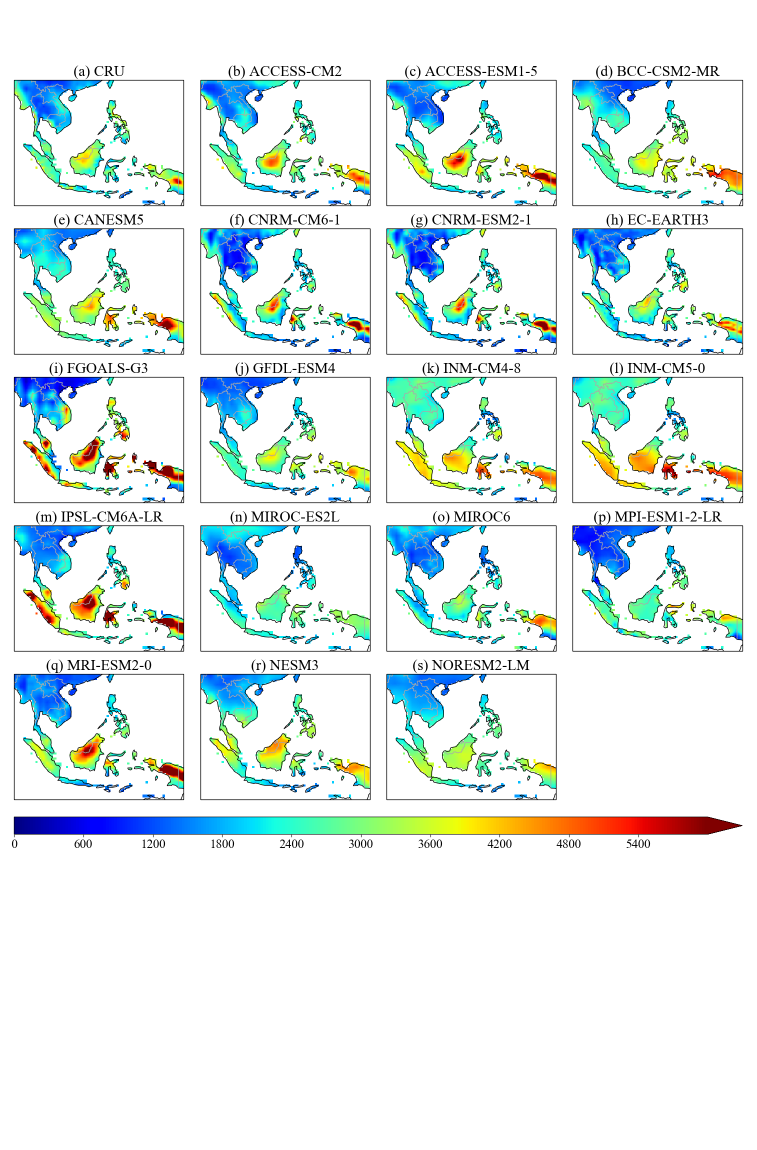
#> input picture plot_img/cmip6/cmip6_hist_pr.png, 1513 x 2300 px (shown at 1/2 size); its folder holds 4 pictures in this run
$ python crop_img.py
#> lines starting #> are read from the running program, lines starting #| are printed output that depends on the picture
#%%
from pathlib import Path
from PIL import Image,  ImageOps

paths = [i for i in Path(r'C:\Users\DEEP\PycharmProjects\NCFile\plot_img\cmip6').iterdir()
         if i.is_file()
         ]
for p in paths:
    img = Image.open(p)
#> img is the input picture: PIL image 1513x2300 RGB; mean R, G, B 226.1, 237.2, 235.8
    area = (0, 115, 0, 586)
    re = ImageOps.crop(img, area)
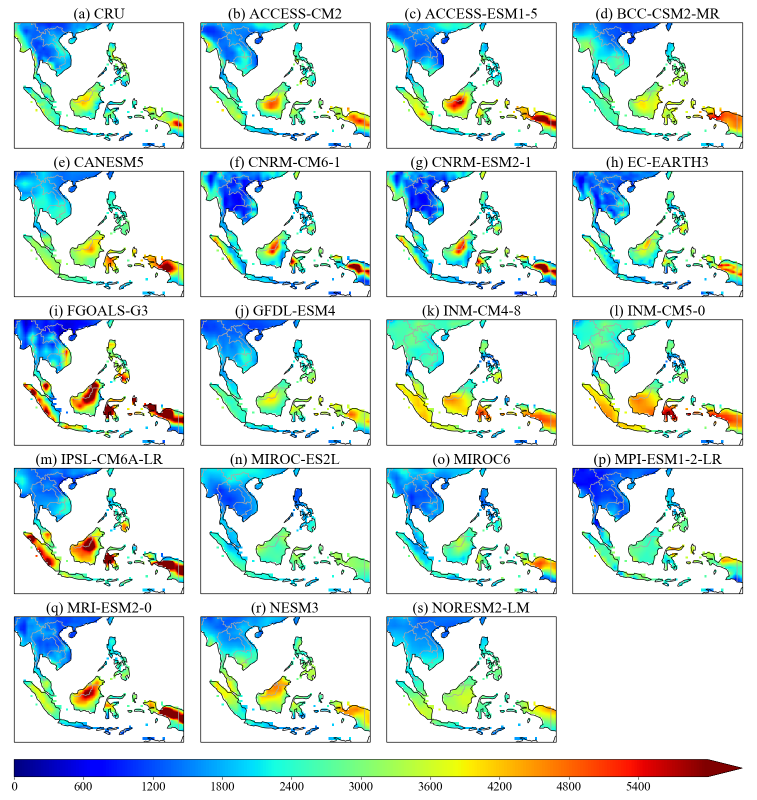
#> re: PIL image 1513x1599 RGB (shown at 1/2 size); mean R, G, B 213.4, 229.4, 227.4
    re.save(Path(r'C:\Users\DEEP\PycharmProjects\NCFile\plot_img\cmip6\cut') / p.name)
#> pass 2 of the loop `for p in paths:`:
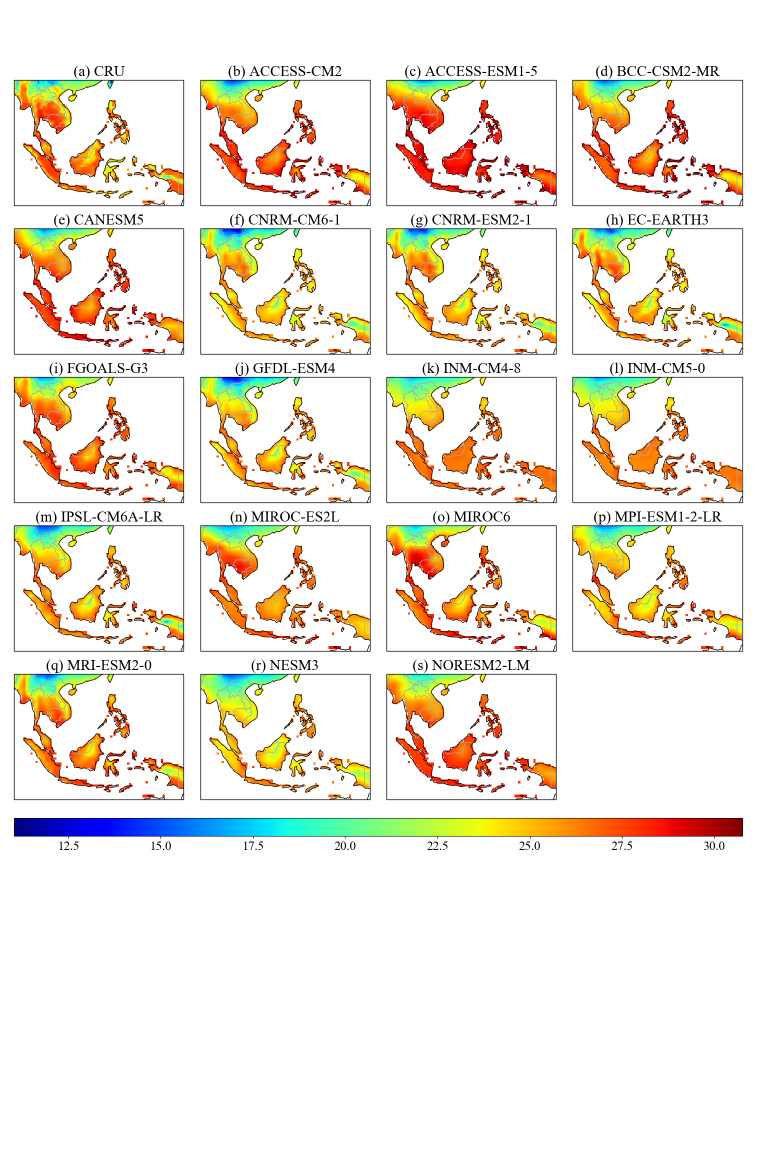
#> input picture plot_img/cmip6/cmip6_hist_tmean.png, 1513 x 2300 px (shown at 1/2 size)
#> img is the input picture: PIL image 1513x2300 RGB; mean R, G, B 239.9, 234.4, 222.1
#> `re = ImageOps.crop(img, area)`:
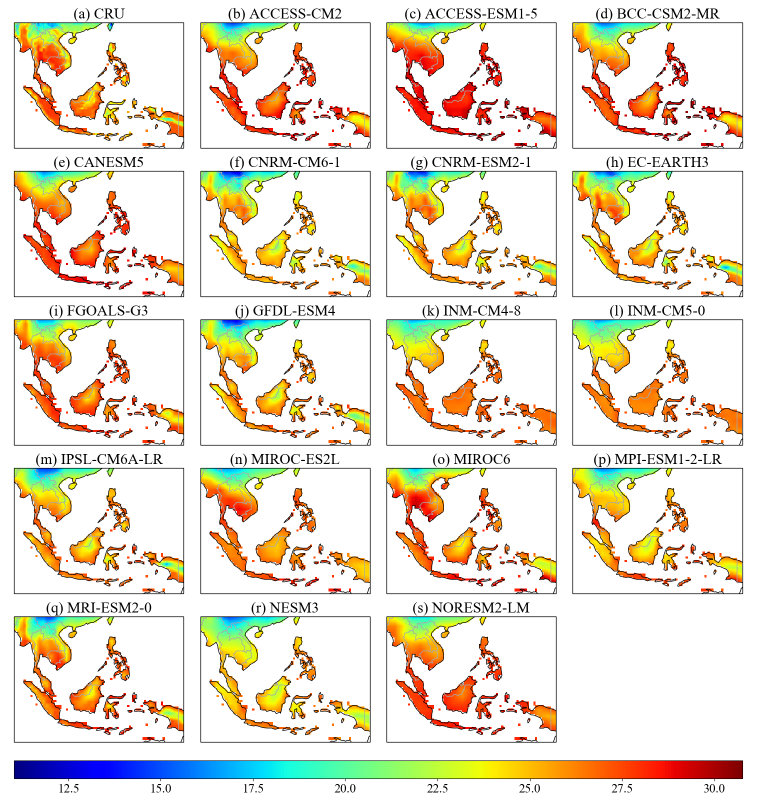
#> re: PIL image 1513x1599 RGB (shown at 1/2 size); mean R, G, B 233.3, 225.3, 207.7
#> (the run stopped early here; a loop or call above may not have finished)
